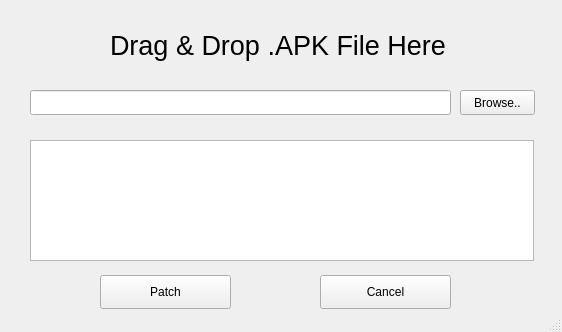
<?xml version="1.0" encoding="UTF-8"?>
<ui version="4.0">
 <class>MainWindow</class>
 <widget class="QMainWindow" name="MainWindow">
  <property name="geometry">
   <rect>
    <x>0</x>
    <y>0</y>
    <width>562</width>
    <height>332</height>
   </rect>
  </property>
  <property name="acceptDrops">
   <bool>false</bool>
  </property>
  <property name="windowTitle">
   <string>Android SSL Unpinning</string>
  </property>
  <widget class="QWidget" name="centralwidget">
   <widget class="QLabel" name="label">
    <property name="geometry">
     <rect>
      <x>110</x>
      <y>20</y>
      <width>351</width>
      <height>51</height>
     </rect>
    </property>
    <property name="font">
     <font>
      <pointsize>20</pointsize>
     </font>
    </property>
    <property name="text">
     <string>Drag &amp; Drop .APK File Here</string>
    </property>
   </widget>
   <widget class="QLineEdit" name="pathEdit">
    <property name="geometry">
     <rect>
      <x>30</x>
      <y>90</y>
      <width>421</width>
      <height>25</height>
     </rect>
    </property>
    <property name="font">
     <font>
      <pointsize>13</pointsize>
     </font>
    </property>
    <property name="text">
     <string/>
    </property>
    <property name="readOnly">
     <bool>true</bool>
    </property>
   </widget>
   <widget class="QPushButton" name="pathButton">
    <property name="geometry">
     <rect>
      <x>460</x>
      <y>90</y>
      <width>75</width>
      <height>25</height>
     </rect>
    </property>
    <property name="font">
     <font>
      <pointsize>9</pointsize>
     </font>
    </property>
    <property name="text">
     <string>Browse..</string>
    </property>
   </widget>
   <widget class="QTextEdit" name="logEdit">
    <property name="geometry">
     <rect>
      <x>30</x>
      <y>140</y>
      <width>504</width>
      <height>121</height>
     </rect>
    </property>
    <property name="readOnly">
     <bool>true</bool>
    </property>
   </widget>
   <widget class="QPushButton" name="patchButton">
    <property name="geometry">
     <rect>
      <x>100</x>
      <y>275</y>
      <width>131</width>
      <height>34</height>
     </rect>
    </property>
    <property name="text">
     <string>Patch</string>
    </property>
   </widget>
   <widget class="QPushButton" name="cancelButton">
    <property name="geometry">
     <rect>
      <x>320</x>
      <y>275</y>
      <width>131</width>
      <height>34</height>
     </rect>
    </property>
    <property name="text">
     <string>Cancel</string>
    </property>
   </widget>
  </widget>
  <widget class="QMenuBar" name="menubar">
   <property name="geometry">
    <rect>
     <x>0</x>
     <y>0</y>
     <width>562</width>
     <height>21</height>
    </rect>
   </property>
  </widget>
  <widget class="QStatusBar" name="statusbar"/>
 </widget>
 <resources/>
 <connections/>
</ui>
